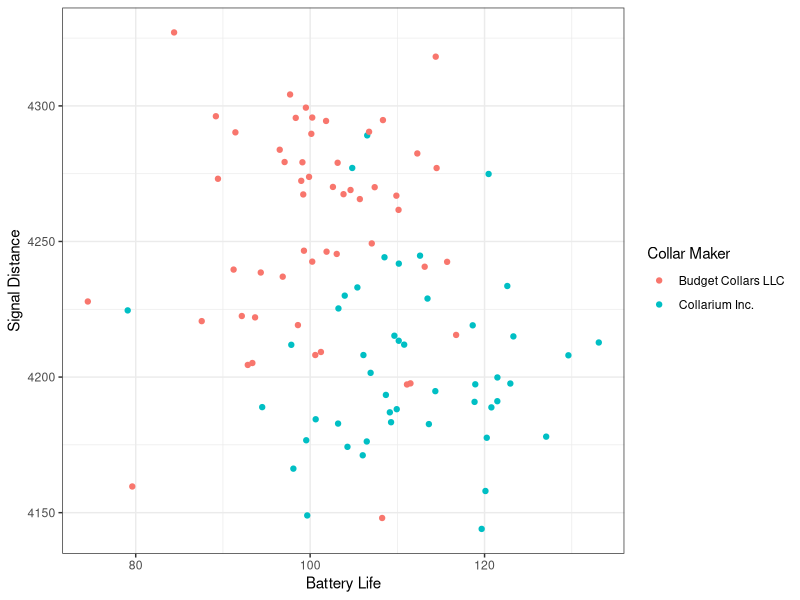

Reproduce this figure in R.
## ---- chunk 1
knitr::opts_chunk$set(echo = TRUE)
## ---- chunk 2
library(tidyverse)
collars <- read_csv("collar_data.csv")
## ---- chunk 3

## ---- chunk 4

## ---- chunk 5
ggplot(collars, aes(y = signal_distance, x = battery_life, col = maker)) +
  geom_point() +
  xlab("Battery Life") +
  ylab("Signal Distance") +
  scale_color_discrete(name = "Collar Maker") +
  theme_bw()
## ---- chunk 6
# ggplot(data = <DATA>, mapping = aes(<MAPPINGS>)) +  
# <GEOM_FUNCTION>()
## ---- chunk 7

## ---- chunk 8

## ---- chunk 9

## ---- chunk 10

## ---- chunk 11

